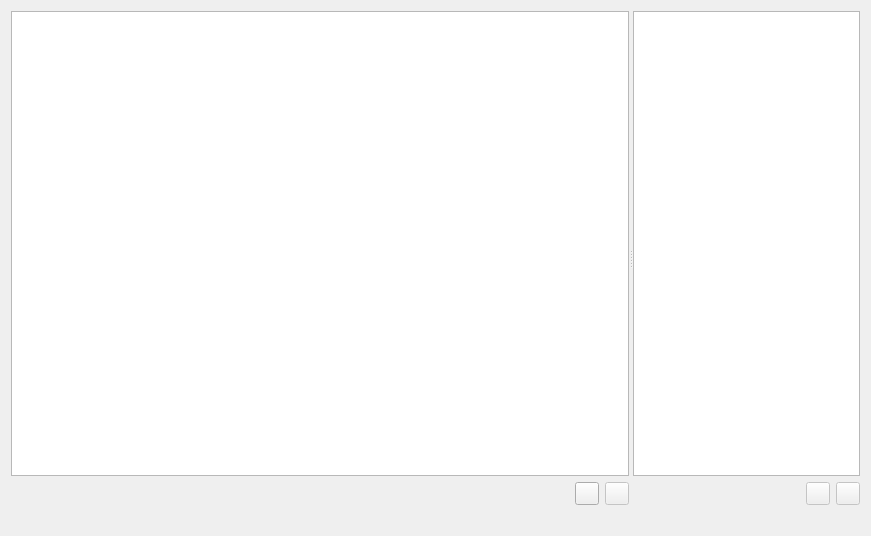
<?xml version="1.0" encoding="UTF-8"?>
<ui version="4.0">
 <class>EditWorktaskWidget</class>
 <widget class="QWidget" name="EditWorktaskWidget">
  <property name="geometry">
   <rect>
    <x>0</x>
    <y>0</y>
    <width>871</width>
    <height>536</height>
   </rect>
  </property>
  <property name="sizePolicy">
   <sizepolicy hsizetype="Expanding" vsizetype="Expanding">
    <horstretch>0</horstretch>
    <verstretch>0</verstretch>
   </sizepolicy>
  </property>
  <property name="windowTitle">
   <string>Form</string>
  </property>
  <layout class="QVBoxLayout" name="verticalLayout_3">
   <item>
    <widget class="QSplitter" name="splitter">
     <property name="sizePolicy">
      <sizepolicy hsizetype="Expanding" vsizetype="Expanding">
       <horstretch>0</horstretch>
       <verstretch>0</verstretch>
      </sizepolicy>
     </property>
     <property name="orientation">
      <enum>Qt::Horizontal</enum>
     </property>
     <property name="opaqueResize">
      <bool>true</bool>
     </property>
     <widget class="QWidget" name="widget" native="true">
      <property name="sizePolicy">
       <sizepolicy hsizetype="Expanding" vsizetype="Expanding">
        <horstretch>0</horstretch>
        <verstretch>0</verstretch>
       </sizepolicy>
      </property>
      <layout class="QVBoxLayout" name="verticalLayout">
       <item>
        <widget class="QListView" name="tasksListView">
         <property name="sizePolicy">
          <sizepolicy hsizetype="Expanding" vsizetype="Expanding">
           <horstretch>1</horstretch>
           <verstretch>0</verstretch>
          </sizepolicy>
         </property>
         <property name="selectionMode">
          <enum>QAbstractItemView::ExtendedSelection</enum>
         </property>
         <property name="verticalScrollMode">
          <enum>QAbstractItemView::ScrollPerPixel</enum>
         </property>
         <property name="horizontalScrollMode">
          <enum>QAbstractItemView::ScrollPerPixel</enum>
         </property>
        </widget>
       </item>
       <item>
        <layout class="QHBoxLayout" name="horizontalLayout">
         <item>
          <spacer name="horizontalSpacer">
           <property name="orientation">
            <enum>Qt::Horizontal</enum>
           </property>
           <property name="sizeHint" stdset="0">
            <size>
             <width>40</width>
             <height>20</height>
            </size>
           </property>
          </spacer>
         </item>
         <item>
          <widget class="QToolButton" name="addTaskButton">
           <property name="toolTip">
            <string>Strg-A,Strg-T</string>
           </property>
           <property name="text">
            <string/>
           </property>
           <property name="icon">
            <iconset resource="../../icons.qrc">
             <normaloff>:/icon/Add.svg</normaloff>:/icon/Add.svg</iconset>
           </property>
           <property name="shortcut">
            <string>Ctrl+A, Ctrl+T</string>
           </property>
          </widget>
         </item>
         <item>
          <widget class="QToolButton" name="removeTaskButton">
           <property name="enabled">
            <bool>false</bool>
           </property>
           <property name="toolTip">
            <string>Strg-R,Strg-T</string>
           </property>
           <property name="text">
            <string/>
           </property>
           <property name="icon">
            <iconset resource="../../icons.qrc">
             <normaloff>:/icon/Remove.svg</normaloff>:/icon/Remove.svg</iconset>
           </property>
           <property name="shortcut">
            <string>Ctrl+R, Ctrl+T</string>
           </property>
          </widget>
         </item>
        </layout>
       </item>
      </layout>
     </widget>
     <widget class="QWidget" name="widget_2" native="true">
      <property name="sizePolicy">
       <sizepolicy hsizetype="Expanding" vsizetype="Expanding">
        <horstretch>0</horstretch>
        <verstretch>0</verstretch>
       </sizepolicy>
      </property>
      <layout class="QVBoxLayout" name="verticalLayout_2">
       <item>
        <widget class="QTableView" name="timesTableView">
         <property name="sizePolicy">
          <sizepolicy hsizetype="Expanding" vsizetype="Expanding">
           <horstretch>1</horstretch>
           <verstretch>0</verstretch>
          </sizepolicy>
         </property>
         <property name="sizeAdjustPolicy">
          <enum>QAbstractScrollArea::AdjustToContents</enum>
         </property>
         <property name="autoScroll">
          <bool>false</bool>
         </property>
         <property name="showDropIndicator" stdset="0">
          <bool>false</bool>
         </property>
         <property name="alternatingRowColors">
          <bool>false</bool>
         </property>
         <property name="selectionMode">
          <enum>QAbstractItemView::ExtendedSelection</enum>
         </property>
         <property name="selectionBehavior">
          <enum>QAbstractItemView::SelectItems</enum>
         </property>
         <property name="verticalScrollMode">
          <enum>QAbstractItemView::ScrollPerPixel</enum>
         </property>
         <property name="horizontalScrollMode">
          <enum>QAbstractItemView::ScrollPerPixel</enum>
         </property>
         <property name="sortingEnabled">
          <bool>false</bool>
         </property>
         <attribute name="horizontalHeaderCascadingSectionResizes">
          <bool>false</bool>
         </attribute>
         <attribute name="horizontalHeaderMinimumSectionSize">
          <number>150</number>
         </attribute>
         <attribute name="horizontalHeaderDefaultSectionSize">
          <number>150</number>
         </attribute>
         <attribute name="horizontalHeaderHighlightSections">
          <bool>false</bool>
         </attribute>
         <attribute name="horizontalHeaderShowSortIndicator" stdset="0">
          <bool>false</bool>
         </attribute>
         <attribute name="horizontalHeaderStretchLastSection">
          <bool>false</bool>
         </attribute>
         <attribute name="verticalHeaderVisible">
          <bool>false</bool>
         </attribute>
        </widget>
       </item>
       <item>
        <layout class="QHBoxLayout" name="horizontalLayout_2">
         <item>
          <spacer name="horizontalSpacer_2">
           <property name="orientation">
            <enum>Qt::Horizontal</enum>
           </property>
           <property name="sizeHint" stdset="0">
            <size>
             <width>40</width>
             <height>20</height>
            </size>
           </property>
          </spacer>
         </item>
         <item>
          <widget class="QToolButton" name="addTimeButton">
           <property name="enabled">
            <bool>false</bool>
           </property>
           <property name="toolTip">
            <string>Strg-A,Strg-D</string>
           </property>
           <property name="text">
            <string/>
           </property>
           <property name="icon">
            <iconset resource="../../icons.qrc">
             <normaloff>:/icon/Add.svg</normaloff>:/icon/Add.svg</iconset>
           </property>
           <property name="shortcut">
            <string>Ctrl+A, Ctrl+D</string>
           </property>
          </widget>
         </item>
         <item>
          <widget class="QToolButton" name="removeTimeButton">
           <property name="enabled">
            <bool>false</bool>
           </property>
           <property name="toolTip">
            <string>Strg-R,Strg-D</string>
           </property>
           <property name="text">
            <string/>
           </property>
           <property name="icon">
            <iconset resource="../../icons.qrc">
             <normaloff>:/icon/Remove.svg</normaloff>:/icon/Remove.svg</iconset>
           </property>
           <property name="shortcut">
            <string>Ctrl+R, Ctrl+D</string>
           </property>
          </widget>
         </item>
        </layout>
       </item>
      </layout>
     </widget>
    </widget>
   </item>
   <item>
    <widget class="QLabel" name="errorLabel">
     <property name="styleSheet">
      <string notr="true">color: red;</string>
     </property>
     <property name="text">
      <string/>
     </property>
     <property name="alignment">
      <set>Qt::AlignCenter</set>
     </property>
     <property name="wordWrap">
      <bool>true</bool>
     </property>
    </widget>
   </item>
  </layout>
 </widget>
 <resources>
  <include location="../../icons.qrc"/>
 </resources>
 <connections/>
</ui>
